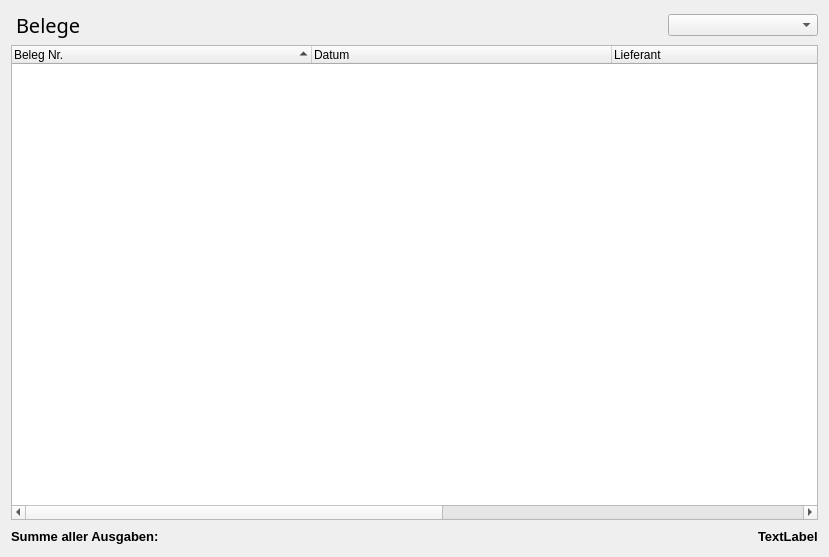
<?xml version="1.0" encoding="UTF-8"?>
<ui version="4.0">
 <class>Form</class>
 <widget class="QWidget" name="Form">
  <property name="geometry">
   <rect>
    <x>0</x>
    <y>0</y>
    <width>829</width>
    <height>557</height>
   </rect>
  </property>
  <property name="windowTitle">
   <string>Form</string>
  </property>
  <property name="autoFillBackground">
   <bool>false</bool>
  </property>
  <layout class="QVBoxLayout" name="verticalLayout">
   <item>
    <layout class="QHBoxLayout" name="horizontalLayout_3">
     <property name="spacing">
      <number>6</number>
     </property>
     <item>
      <widget class="QLabel" name="label_2">
       <property name="font">
        <font>
         <family>Impact</family>
         <pointsize>15</pointsize>
        </font>
       </property>
       <property name="text">
        <string>Belege</string>
       </property>
       <property name="scaledContents">
        <bool>false</bool>
       </property>
       <property name="wordWrap">
        <bool>true</bool>
       </property>
       <property name="margin">
        <number>0</number>
       </property>
       <property name="indent">
        <number>5</number>
       </property>
      </widget>
     </item>
     <item>
      <spacer name="horizontalSpacer_2">
       <property name="orientation">
        <enum>Qt::Horizontal</enum>
       </property>
       <property name="sizeHint" stdset="0">
        <size>
         <width>40</width>
         <height>20</height>
        </size>
       </property>
      </spacer>
     </item>
     <item>
      <widget class="QComboBox" name="comboBox_filter">
       <property name="minimumSize">
        <size>
         <width>150</width>
         <height>0</height>
        </size>
       </property>
      </widget>
     </item>
    </layout>
   </item>
   <item>
    <widget class="QTreeWidget" name="treeWidget">
     <property name="contextMenuPolicy">
      <enum>Qt::CustomContextMenu</enum>
     </property>
     <property name="rootIsDecorated">
      <bool>false</bool>
     </property>
     <property name="itemsExpandable">
      <bool>false</bool>
     </property>
     <property name="sortingEnabled">
      <bool>true</bool>
     </property>
     <attribute name="headerCascadingSectionResizes">
      <bool>true</bool>
     </attribute>
     <attribute name="headerDefaultSectionSize">
      <number>300</number>
     </attribute>
     <attribute name="headerShowSortIndicator" stdset="0">
      <bool>true</bool>
     </attribute>
     <column>
      <property name="text">
       <string>Beleg Nr.</string>
      </property>
     </column>
     <column>
      <property name="text">
       <string>Datum</string>
      </property>
     </column>
     <column>
      <property name="text">
       <string>Lieferant</string>
      </property>
     </column>
     <column>
      <property name="text">
       <string>Zahlungsart</string>
      </property>
     </column>
     <column>
      <property name="text">
       <string>Betrag Brutto in €</string>
      </property>
     </column>
    </widget>
   </item>
   <item>
    <layout class="QHBoxLayout" name="horizontalLayout">
     <item>
      <widget class="QLabel" name="label">
       <property name="font">
        <font>
         <pointsize>10</pointsize>
         <weight>75</weight>
         <bold>true</bold>
        </font>
       </property>
       <property name="text">
        <string>Summe aller Ausgaben:</string>
       </property>
      </widget>
     </item>
     <item>
      <spacer name="horizontalSpacer">
       <property name="orientation">
        <enum>Qt::Horizontal</enum>
       </property>
       <property name="sizeHint" stdset="0">
        <size>
         <width>40</width>
         <height>20</height>
        </size>
       </property>
      </spacer>
     </item>
     <item>
      <widget class="QLabel" name="label_summe">
       <property name="font">
        <font>
         <pointsize>10</pointsize>
         <weight>75</weight>
         <bold>true</bold>
        </font>
       </property>
       <property name="text">
        <string>TextLabel</string>
       </property>
      </widget>
     </item>
    </layout>
   </item>
  </layout>
 </widget>
 <resources>
  <include location="../../res.qrc"/>
 </resources>
 <connections/>
</ui>
